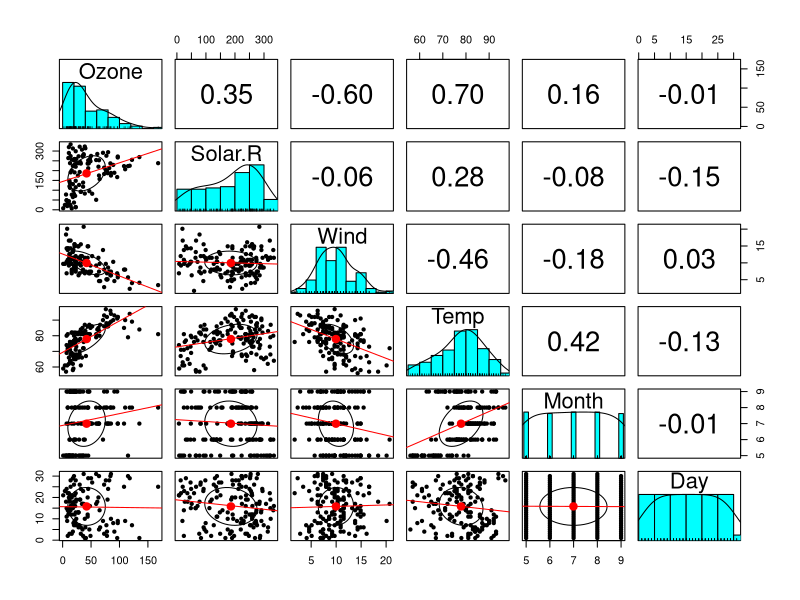
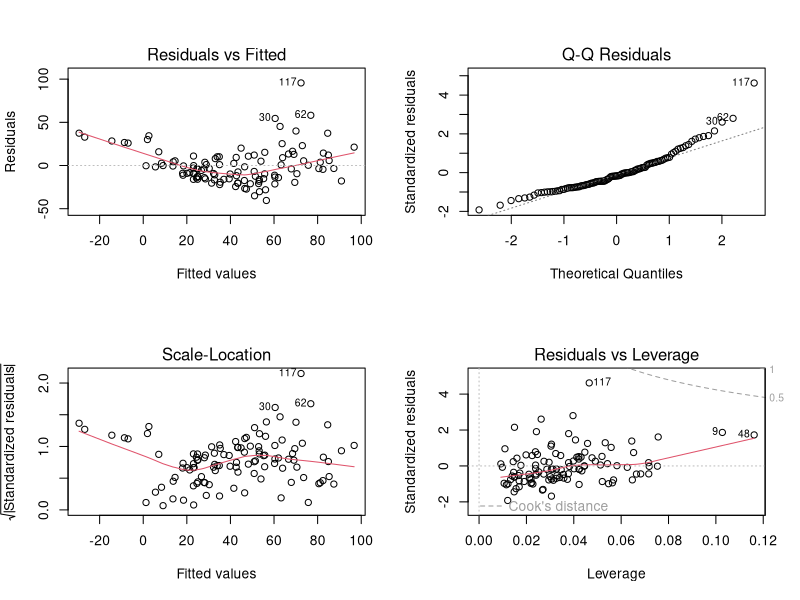
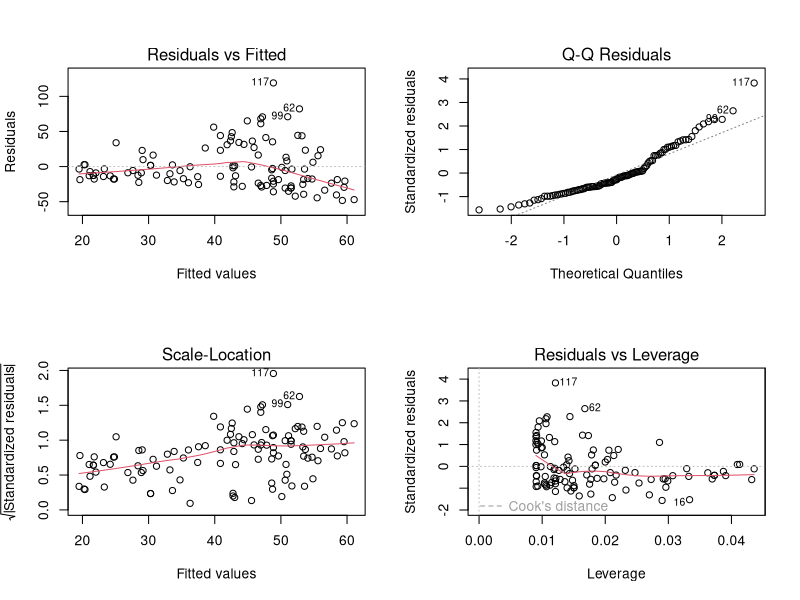
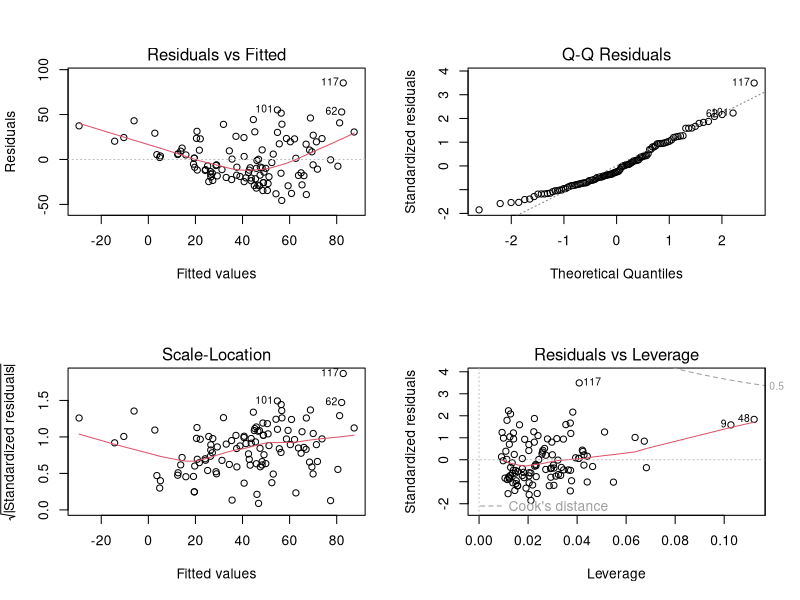
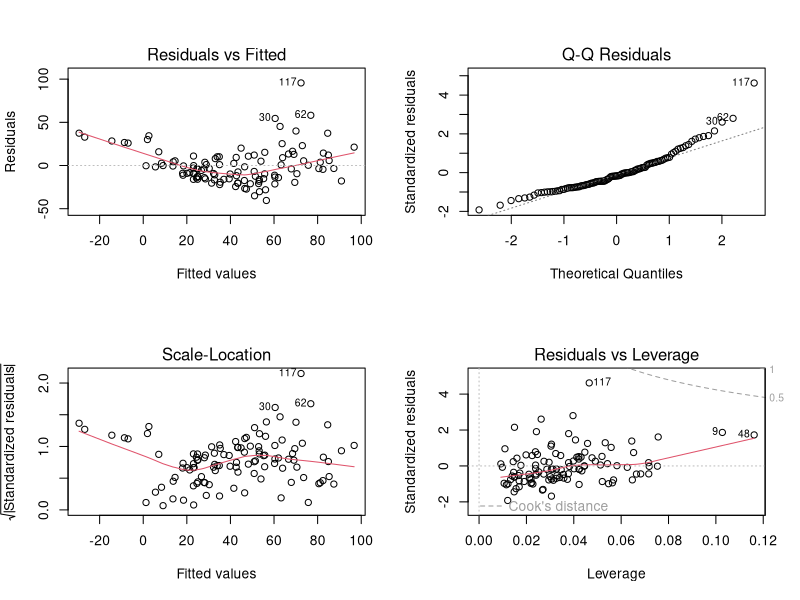

The R source for these figures, in order:
## ---- chunk 1
knitr::opts_chunk$set(echo = TRUE)

# packages needed for lab 8
# If you haven't used a package before you will need to install it with install.packages("package") 
library(tidyverse)
library(car) #for the qqPlot function
library(psych) #for pairs.panels()
library(knitr) # New package alert! To make beautiful tables
library(nlme) #New package alert! For mixed effects models (linear models with random effects) 
data("airquality") # read in data from package
## ---- chunk 2
data("airquality")

#Visualizing the data
pairs.panels(airquality, lm = TRUE, cor = T)

# Identify potential predictors
potential_predictors <- c("Solar.R", "Wind", "Temp")

# Identify potential random factors
potential_random_factors <- c("Month", "Day")

# Clean up the dataset by removing missing data
airquality <- na.omit(airquality)

## ---- chunk 3
# Fit a linear regression model

lm_model_1 <- lm(Ozone ~ Solar.R + Wind + Temp, data = airquality)

# Check assumptions and identify violations
par(mfrow = c(2, 2))

# plotting  assumptions 
plot(lm_model_1)

# Reset plotting area
par(mfrow = c(1, 1))


## ---- chunk 4
## code to answer this question here
# Fit the linear model with one predictor
lm_model <- lm(Ozone ~ Solar.R, data =airquality)

# Check the normality of residuals using a Q-Q plot
par(mfrow = c(2, 2))
plot(lm_model)

## ---- chunk 5
# Fit Model 1 with a different combination of predictors
lm_model1 <- lm(Ozone ~ Solar.R + Wind, data = airquality)

#Look at diagnostic plots for each model
par(mfrow = c(2,2))
# Check the normality of residuals using a Q-Q plot
plot(lm_model1)


# Fit Model 2 with another combination of predictors
lm_model2 <- lm(Ozone ~ Solar.R + Wind+ Temp, data = airquality)
plot(lm_model2)
## ---- chunk 6
## code to answer this question here
## make a list of all the models 
models <- list(lm_model,lm_model1,lm_model2)

## make a list of df, AIC, BIC, Rsq and adj-Rsq for each model
## map and map_dbl apply functions to each element of a vector
### degrees of freedom
df <- models %>% map_dbl('df.residual') #model$df.residual tell you df of each model individually
## AIC
aic <- models %>% map_dbl(AIC) #AIC(model) tells you AIC of each model individually
## BIC
bic <- models %>% map_dbl(BIC)
##rsq
rsq <- models %>% map(summary) %>% map_dbl('r.squared')
## adjusted rsq
adj.rsq <- models %>% map(summary) %>% map_dbl('adj.r.squared')

results <- data.frame(model = c("lm_model","lm_model1","lm_model2"),
                      df = df,
                      AIC = aic,
                      BIC = bic, 
                      Rsq = rsq, 
                      Adj.Rsq = adj.rsq)

## print the dataframe in a pretty kable format
kable(results, digits = 2, align = "c")
## ---- chunk 7
## code to answer this question here
# new dataframe with  new observation

airquality2 <- data.frame(Solar.R = 200,
                               Wind = 9,
                               Temp = 84) 
# Predict Ozone using the best model (lm_model2)
prediction <- predict(lm_model2,newdata = airquality2)
print(prediction)
